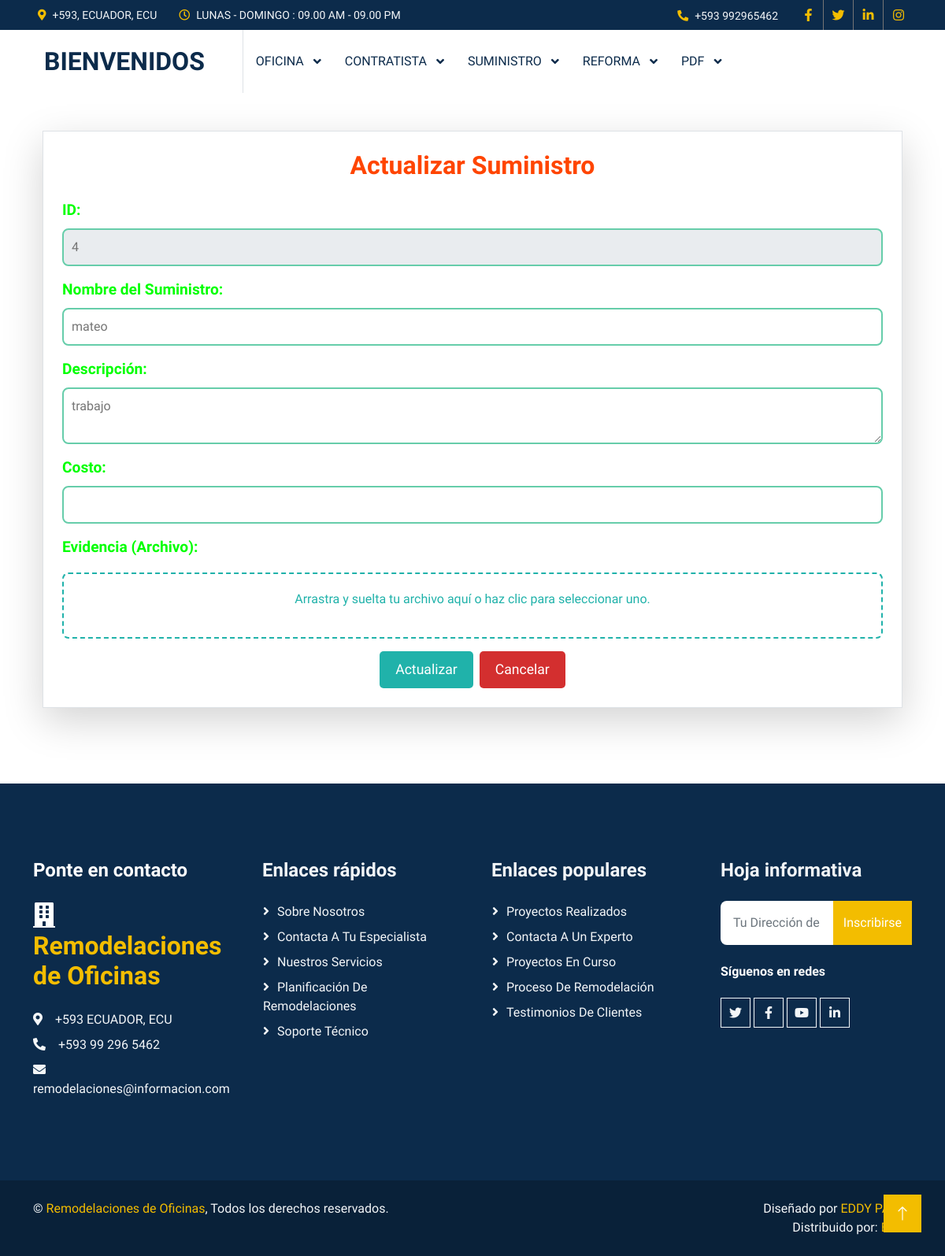
Page /editarsuministro/4 on the committed database.
### aplicacion/ofisina/models.py (models this page shows, shortened)
class Suministro(models.Model):
    nombre = models.CharField(max_length=255)
    descripcion = models.TextField()
    costo = models.DecimalField(max_digits=10, decimal_places=2)
    evidencia = models.FileField(
        upload_to='suministros/',
        null=True,
        blank=True,
        validators=[FileExtensionValidator(allowed_extensions=['pdf', 'doc', 'docx', 'xls', 'xlsx'])]
    )

### aplicacion/ofisina/views.py (the view)
# urls.py: path('editarsuministro/<suministro_id>', views.editarsuministro),  # Editar abogado
def editarsuministro(request, suministro_id):
    suministroEditar = Suministro.objects.get(id=suministro_id)
    return render(request, 'editarsuministro.html', {'suministro': suministroEditar})

### aplicacion/ofisina/templates/editarsuministro.html (shortened to what this page needs)
{% extends "./plantilla.html" %}
{% block contenido %}
<div class="container mt-5">
    <div class="border p-4 rounded-3 shadow-lg">
        <h3 class="mb-4 text-center">Actualizar Suministro</h3>
        <form action="/procesarEdicionsuministro/" id="frm_editar_suministro" method="post" enctype="multipart/form-data">
            <div class="mb-3">
                <label for="id" class="form-label"><b>ID:</b></label>
                <input type="text" class="form-control" id="id" value="{{ suministro.id }}" readonly>
            </div>
            <div class="mb-3">
                <label for="nombre" class="form-label"><b>Nombre del Suministro:</b></label>
                <input type="text" name="nombre" id="nombre" class="form-control" value="{{ suministro.nombre }}">
            </div>
            <div class="mb-3">
                <label for="descripcion" class="form-label"><b>Descripción:</b></label>
                <textarea name="descripcion" id="descripcion" class="form-control">{{ suministro.descripcion }}</textarea>
            </div>
            <div class="mb-3">
                <label for="costo" class="form-label"><b>Costo:</b></label>
                <input type="number" name="costo" id="costo" class="form-control" value="{{ suministro.costo }}" min="0.01" step="0.01">
            </div>
            <div class="mb-3">
                <label for="evidencia" class="form-label"><b>Evidencia (Archivo):</b></label>
                <div id="file-dropzone" class="file-dropzone">
                    <p>Arrastra y suelta tu archivo aquí o haz clic para seleccionar uno.</p>
                </div>
            </div>
            <div class="d-flex justify-content-center">
                <button type="submit" class="btn btn-warning me-2">Actualizar</button>
                <a href="/listasuministro/" class="btn btn-danger">Cancelar</a>
            </div>
        </form>
    </div>
</div>
{% endblock %}

### deber/static/plantilla/css/style.css (style rules this page uses)
:root { --primary: #F3BD00; --secondary: #757575; --light: #F3F6F8; --dark: #0C2B4B; }
.btn { font-weight: 500; transition: .5s; }

### aplicacion/ofisina/templates/editarsuministro.html (style rules this page uses)
body { font-family: 'Algerian', serif; color: #00ff00; }
.form-label { font-weight: bold; font-size: 1.2em; color: #00ff00; }
.form-control { border: 2px solid #66cdaa; border-radius: 8px; padding: 10px; font-size: 1em; }
.btn-warning { background-color: #20b2aa; border: none; font-size: 1.1em; padding: 10px 20px; border-radius: 5px; color: #fff; }
.btn-danger { background-color: #d32f2f; border: none; font-size: 1.1em; padding: 10px 20px; border-radius: 5px; color: #fff; }
h3 { font-family: 'Algerian', serif; color: #ff4500; font-size: 2em; font-weight: bold; margin-bottom: 20px; }
.border { background-color: #ffffff; border-color: #66cdaa; box-shadow: 0px 4px 8px rgba(0, 0, 0, 0.1); }
.file-dropzone { border: 2px dashed #20b2aa; border-radius: 8px; padding: 20px; text-align: center; cursor: pointer; margin-top: 10px; color: #20b2aa; transition: border-color 0.3s ease; }

### rows in the picture
Suministro: id "4", nombre "mateo", descripcion "trabajo"
